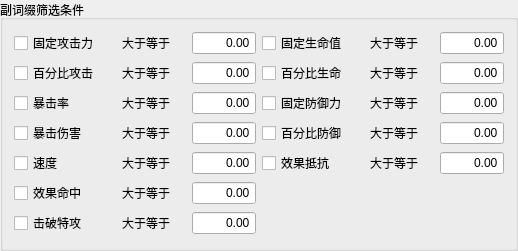
         <widget class="QGroupBox" name="groupBox_SubProFilter">
          <property name="title">
           <string>副词缀筛选条件</string>
          </property>
          <layout class="QHBoxLayout" name="horizontalLayout_17">
           <item>
            <layout class="QVBoxLayout" name="verticalLayout_2">
             <item>
              <layout class="QHBoxLayout" name="horizontalLayout_7">
               <item>
                <widget class="QCheckBox" name="checkBox_SubProAttackValue">
                 <property name="sizePolicy">
                  <sizepolicy hsizetype="Fixed" vsizetype="Fixed">
                   <horstretch>0</horstretch>
                   <verstretch>0</verstretch>
                  </sizepolicy>
                 </property>
                 <property name="minimumSize">
                  <size>
                   <width>102</width>
                   <height>24</height>
                  </size>
                 </property>
                 <property name="maximumSize">
                  <size>
                   <width>102</width>
                   <height>24</height>
                  </size>
                 </property>
                 <property name="text">
                  <string>固定攻击力</string>
                 </property>
                </widget>
               </item>
               <item>
                <widget class="QLabel" name="label_3">
                 <property name="minimumSize">
                  <size>
                   <width>64</width>
                   <height>24</height>
                  </size>
                 </property>
                 <property name="maximumSize">
                  <size>
                   <width>64</width>
                   <height>24</height>
                  </size>
                 </property>
                 <property name="text">
                  <string>大于等于</string>
                 </property>
                </widget>
               </item>
               <item>
                <widget class="QDoubleSpinBox" name="doubleSpinBox_SubProAttackValue">
                 <property name="minimumSize">
                  <size>
                   <width>64</width>
                   <height>24</height>
                  </size>
                 </property>
                 <property name="maximumSize">
                  <size>
                   <width>64</width>
                   <height>24</height>
                  </size>
                 </property>
                 <property name="alignment">
                  <set>Qt::AlignRight|Qt::AlignTrailing|Qt::AlignVCenter</set>
                 </property>
                 <property name="buttonSymbols">
                  <enum>QAbstractSpinBox::NoButtons</enum>
                 </property>
                </widget>
               </item>
              </layout>
             </item>
             <item>
              <layout class="QHBoxLayout" name="horizontalLayout_8">
               <item>
                <widget class="QCheckBox" name="checkBox_SubProAttackPercentage">
                 <property name="sizePolicy">
                  <sizepolicy hsizetype="Fixed" vsizetype="Fixed">
                   <horstretch>0</horstretch>
                   <verstretch>0</verstretch>
                  </sizepolicy>
                 </property>
                 <property name="minimumSize">
                  <size>
                   <width>102</width>
                   <height>24</height>
                  </size>
                 </property>
                 <property name="maximumSize">
                  <size>
                   <width>102</width>
                   <height>24</height>
                  </size>
                 </property>
                 <property name="text">
                  <string>百分比攻击</string>
                 </property>
                </widget>
               </item>
               <item>
                <widget class="QLabel" name="label_4">
                 <property name="minimumSize">
                  <size>
                   <width>64</width>
                   <height>24</height>
                  </size>
                 </property>
                 <property name="maximumSize">
                  <size>
                   <width>64</width>
                   <height>24</height>
                  </size>
                 </property>
                 <property name="text">
                  <string>大于等于</string>
                 </property>
                </widget>
               </item>
               <item>
                <widget class="QDoubleSpinBox" name="doubleSpinBox_SubProAttactPercentage">
                 <property name="sizePolicy">
                  <sizepolicy hsizetype="Fixed" vsizetype="Fixed">
                   <horstretch>0</horstretch>
                   <verstretch>0</verstretch>
                  </sizepolicy>
                 </property>
                 <property name="minimumSize">
                  <size>
                   <width>64</width>
                   <height>24</height>
                  </size>
                 </property>
                 <property name="maximumSize">
                  <size>
                   <width>64</width>
                   <height>24</height>
                  </size>
                 </property>
                 <property name="alignment">
                  <set>Qt::AlignRight|Qt::AlignTrailing|Qt::AlignVCenter</set>
                 </property>
                 <property name="buttonSymbols">
                  <enum>QAbstractSpinBox::NoButtons</enum>
                 </property>
                </widget>
               </item>
              </layout>
             </item>
             <item>
              <layout class="QHBoxLayout" name="horizontalLayout_14">
               <item>
                <widget class="QCheckBox" name="checkBox_SubProCriticalPercentage">
                 <property name="sizePolicy">
                  <sizepolicy hsizetype="Fixed" vsizetype="Fixed">
                   <horstretch>0</horstretch>
                   <verstretch>0</verstretch>
                  </sizepolicy>
                 </property>
                 <property name="minimumSize">
                  <size>
                   <width>102</width>
                   <height>24</height>
                  </size>
                 </property>
                 <property name="maximumSize">
                  <size>
                   <width>102</width>
                   <height>24</height>
                  </size>
                 </property>
                 <property name="text">
                  <string>暴击率</string>
                 </property>
                </widget>
               </item>
               <item>
                <widget class="QLabel" name="label_10">
                 <property name="minimumSize">
                  <size>
                   <width>64</width>
                   <height>24</height>
                  </size>
                 </property>
                 <property name="maximumSize">
                  <size>
                   <width>64</width>
                   <height>24</height>
                  </size>
                 </property>
                 <property name="text">
                  <string>大于等于</string>
                 </property>
                </widget>
               </item>
               <item>
                <widget class="QDoubleSpinBox" name="doubleSpinBox_SubProCriticalPercentage">
                 <property name="sizePolicy">
                  <sizepolicy hsizetype="Fixed" vsizetype="Fixed">
                   <horstretch>0</horstretch>
                   <verstretch>0</verstretch>
                  </sizepolicy>
                 </property>
                 <property name="minimumSize">
                  <size>
                   <width>64</width>
                   <height>24</height>
                  </size>
                 </property>
                 <property name="maximumSize">
                  <size>
                   <width>64</width>
                   <height>24</height>
                  </size>
                 </property>
                 <property name="alignment">
                  <set>Qt::AlignRight|Qt::AlignTrailing|Qt::AlignVCenter</set>
                 </property>
                 <property name="buttonSymbols">
                  <enum>QAbstractSpinBox::NoButtons</enum>
                 </property>
                </widget>
               </item>
              </layout>
             </item>
             <item>
              <layout class="QHBoxLayout" name="horizontalLayout_15">
               <item>
                <widget class="QCheckBox" name="checkBox_SubProCriticialDamage">
                 <property name="sizePolicy">
                  <sizepolicy hsizetype="Fixed" vsizetype="Fixed">
                   <horstretch>0</horstretch>
                   <verstretch>0</verstretch>
                  </sizepolicy>
                 </property>
                 <property name="minimumSize">
                  <size>
                   <width>102</width>
                   <height>24</height>
                  </size>
                 </property>
                 <property name="maximumSize">
                  <size>
                   <width>102</width>
                   <height>24</height>
                  </size>
                 </property>
                 <property name="text">
                  <string>暴击伤害</string>
                 </property>
                </widget>
               </item>
               <item>
                <widget class="QLabel" name="label_11">
                 <property name="minimumSize">
                  <size>
                   <width>64</width>
                   <height>24</height>
                  </size>
                 </property>
                 <property name="maximumSize">
                  <size>
                   <width>64</width>
                   <height>24</height>
                  </size>
                 </property>
                 <property name="text">
                  <string>大于等于</string>
                 </property>
                </widget>
               </item>
               <item>
                <widget class="QDoubleSpinBox" name="doubleSpinBox_SubProCriticalDamage">
                 <property name="sizePolicy">
                  <sizepolicy hsizetype="Fixed" vsizetype="Fixed">
                   <horstretch>0</horstretch>
                   <verstretch>0</verstretch>
                  </sizepolicy>
                 </property>
                 <property name="minimumSize">
                  <size>
                   <width>64</width>
                   <height>24</height>
                  </size>
                 </property>
                 <property name="maximumSize">
                  <size>
                   <width>64</width>
                   <height>24</height>
                  </size>
                 </property>
                 <property name="alignment">
                  <set>Qt::AlignRight|Qt::AlignTrailing|Qt::AlignVCenter</set>
                 </property>
                 <property name="buttonSymbols">
                  <enum>QAbstractSpinBox::NoButtons</enum>
                 </property>
                </widget>
               </item>
              </layout>
             </item>
             <item>
              <layout class="QHBoxLayout" name="horizontalLayout_16">
               <item>
                <widget class="QCheckBox" name="checkBox_SubProSpeed">
                 <property name="sizePolicy">
                  <sizepolicy hsizetype="Fixed" vsizetype="Fixed">
                   <horstretch>0</horstretch>
                   <verstretch>0</verstretch>
                  </sizepolicy>
                 </property>
                 <property name="minimumSize">
                  <size>
                   <width>102</width>
                   <height>24</height>
                  </size>
                 </property>
                 <property name="maximumSize">
                  <size>
                   <width>102</width>
                   <height>24</height>
                  </size>
                 </property>
                 <property name="text">
                  <string>速度</string>
                 </property>
                </widget>
               </item>
               <item>
                <widget class="QLabel" name="label_12">
                 <property name="minimumSize">
                  <size>
                   <width>64</width>
                   <height>24</height>
                  </size>
                 </property>
                 <property name="maximumSize">
                  <size>
                   <width>64</width>
                   <height>24</height>
                  </size>
                 </property>
                 <property name="text">
                  <string>大于等于</string>
                 </property>
                </widget>
               </item>
               <item>
                <widget class="QDoubleSpinBox" name="doubleSpinBox_SubProSpeed">
                 <property name="sizePolicy">
                  <sizepolicy hsizetype="Fixed" vsizetype="Fixed">
                   <horstretch>0</horstretch>
                   <verstretch>0</verstretch>
                  </sizepolicy>
                 </property>
                 <property name="minimumSize">
                  <size>
                   <width>64</width>
                   <height>24</height>
                  </size>
                 </property>
                 <property name="maximumSize">
                  <size>
                   <width>64</width>
                   <height>24</height>
                  </size>
                 </property>
                 <property name="alignment">
                  <set>Qt::AlignRight|Qt::AlignTrailing|Qt::AlignVCenter</set>
                 </property>
                 <property name="buttonSymbols">
                  <enum>QAbstractSpinBox::NoButtons</enum>
                 </property>
                </widget>
               </item>
              </layout>
             </item>
             <item>
              <layout class="QHBoxLayout" name="horizontalLayout_12">
               <item>
                <widget class="QCheckBox" name="checkBox_SubProDebuffAccuracy">
                 <property name="sizePolicy">
                  <sizepolicy hsizetype="Fixed" vsizetype="Fixed">
                   <horstretch>0</horstretch>
                   <verstretch>0</verstretch>
                  </sizepolicy>
                 </property>
                 <property name="minimumSize">
                  <size>
                   <width>102</width>
                   <height>24</height>
                  </size>
                 </property>
                 <property name="maximumSize">
                  <size>
                   <width>102</width>
                   <height>24</height>
                  </size>
                 </property>
                 <property name="text">
                  <string>效果命中</string>
                 </property>
                </widget>
               </item>
               <item>
                <widget class="QLabel" name="label_8">
                 <property name="minimumSize">
                  <size>
                   <width>64</width>
                   <height>24</height>
                  </size>
                 </property>
                 <property name="maximumSize">
                  <size>
                   <width>64</width>
                   <height>24</height>
                  </size>
                 </property>
                 <property name="text">
                  <string>大于等于</string>
                 </property>
                </widget>
               </item>
               <item>
                <widget class="QDoubleSpinBox" name="doubleSpinBox_SubProDebuffAccuracy">
                 <property name="sizePolicy">
                  <sizepolicy hsizetype="Fixed" vsizetype="Fixed">
                   <horstretch>0</horstretch>
                   <verstretch>0</verstretch>
                  </sizepolicy>
                 </property>
                 <property name="minimumSize">
                  <size>
                   <width>64</width>
                   <height>24</height>
                  </size>
                 </property>
                 <property name="maximumSize">
                  <size>
                   <width>64</width>
                   <height>24</height>
                  </size>
                 </property>
                 <property name="alignment">
                  <set>Qt::AlignRight|Qt::AlignTrailing|Qt::AlignVCenter</set>
                 </property>
                 <property name="buttonSymbols">
                  <enum>QAbstractSpinBox::NoButtons</enum>
                 </property>
                </widget>
               </item>
              </layout>
             </item>
             <item>
              <layout class="QHBoxLayout" name="horizontalLayout_13">
               <item>
                <widget class="QCheckBox" name="checkBox_SubProBreakDamage">
                 <property name="sizePolicy">
                  <sizepolicy hsizetype="Fixed" vsizetype="Fixed">
                   <horstretch>0</horstretch>
                   <verstretch>0</verstretch>
                  </sizepolicy>
                 </property>
                 <property name="minimumSize">
                  <size>
                   <width>102</width>
                   <height>24</height>
                  </size>
                 </property>
                 <property name="maximumSize">
                  <size>
                   <width>102</width>
                   <height>24</height>
                  </size>
                 </property>
                 <property name="text">
                  <string>击破特攻</string>
                 </property>
                </widget>
               </item>
               <item>
                <widget class="QLabel" name="label_9">
                 <property name="minimumSize">
                  <size>
                   <width>64</width>
                   <height>24</height>
                  </size>
                 </property>
                 <property name="maximumSize">
                  <size>
                   <width>64</width>
                   <height>24</height>
                  </size>
                 </property>
                 <property name="text">
                  <string>大于等于</string>
                 </property>
                </widget>
               </item>
               <item>
                <widget class="QDoubleSpinBox" name="doubleSpinBox_SubProBreakDamage">
                 <property name="sizePolicy">
                  <sizepolicy hsizetype="Fixed" vsizetype="Fixed">
                   <horstretch>0</horstretch>
                   <verstretch>0</verstretch>
                  </sizepolicy>
                 </property>
                 <property name="minimumSize">
                  <size>
                   <width>64</width>
                   <height>24</height>
                  </size>
                 </property>
                 <property name="maximumSize">
                  <size>
                   <width>64</width>
                   <height>24</height>
                  </size>
                 </property>
                 <property name="alignment">
                  <set>Qt::AlignRight|Qt::AlignTrailing|Qt::AlignVCenter</set>
                 </property>
                 <property name="buttonSymbols">
                  <enum>QAbstractSpinBox::NoButtons</enum>
                 </property>
                </widget>
               </item>
              </layout>
             </item>
            </layout>
           </item>
           <item>
            <layout class="QVBoxLayout" name="verticalLayout_3">
             <item>
              <layout class="QHBoxLayout" name="horizontalLayout_5">
               <item>
                <widget class="QCheckBox" name="checkBox_SubProHPValue">
                 <property name="sizePolicy">
                  <sizepolicy hsizetype="Fixed" vsizetype="Fixed">
                   <horstretch>0</horstretch>
                   <verstretch>0</verstretch>
                  </sizepolicy>
                 </property>
                 <property name="minimumSize">
                  <size>
                   <width>102</width>
                   <height>24</height>
                  </size>
                 </property>
                 <property name="maximumSize">
                  <size>
                   <width>102</width>
                   <height>24</height>
                  </size>
                 </property>
                 <property name="text">
                  <string>固定生命值</string>
                 </property>
                </widget>
               </item>
               <item>
                <widget class="QLabel" name="label">
                 <property name="minimumSize">
                  <size>
                   <width>64</width>
                   <height>24</height>
                  </size>
                 </property>
                 <property name="maximumSize">
                  <size>
                   <width>64</width>
                   <height>24</height>
                  </size>
                 </property>
                 <property name="text">
                  <string>大于等于</string>
                 </property>
                </widget>
               </item>
               <item>
                <widget class="QDoubleSpinBox" name="doubleSpinBox_SubProHPValue">
                 <property name="minimumSize">
                  <size>
                   <width>64</width>
                   <height>24</height>
                  </size>
                 </property>
                 <property name="maximumSize">
                  <size>
                   <width>64</width>
                   <height>24</height>
                  </size>
                 </property>
                 <property name="alignment">
                  <set>Qt::AlignRight|Qt::AlignTrailing|Qt::AlignVCenter</set>
                 </property>
                 <property name="buttonSymbols">
                  <enum>QAbstractSpinBox::NoButtons</enum>
                 </property>
                </widget>
               </item>
              </layout>
             </item>
             <item>
              <layout class="QHBoxLayout" name="horizontalLayout_6">
               <item>
                <widget class="QCheckBox" name="checkBox_SubProHPPercentage">
                 <property name="sizePolicy">
                  <sizepolicy hsizetype="Fixed" vsizetype="Fixed">
                   <horstretch>0</horstretch>
                   <verstretch>0</verstretch>
                  </sizepolicy>
                 </property>
                 <property name="minimumSize">
                  <size>
                   <width>102</width>
                   <height>24</height>
                  </size>
                 </property>
                 <property name="maximumSize">
                  <size>
                   <width>102</width>
                   <height>24</height>
                  </size>
                 </property>
                 <property name="text">
                  <string>百分比生命</string>
                 </property>
                </widget>
               </item>
               <item>
                <widget class="QLabel" name="label_2">
                 <property name="minimumSize">
                  <size>
                   <width>64</width>
                   <height>24</height>
                  </size>
                 </property>
                 <property name="maximumSize">
                  <size>
                   <width>64</width>
                   <height>24</height>
                  </size>
                 </property>
                 <property name="text">
                  <string>大于等于</string>
                 </property>
                </widget>
               </item>
               <item>
                <widget class="QDoubleSpinBox" name="doubleSpinBox_SubProHPPercentage">
                 <property name="sizePolicy">
                  <sizepolicy hsizetype="Fixed" vsizetype="Fixed">
                   <horstretch>0</horstretch>
                   <verstretch>0</verstretch>
                  </sizepolicy>
                 </property>
                 <property name="minimumSize">
                  <size>
                   <width>64</width>
                   <height>24</height>
                  </size>
                 </property>
                 <property name="maximumSize">
                  <size>
                   <width>64</width>
                   <height>24</height>
                  </size>
                 </property>
                 <property name="alignment">
                  <set>Qt::AlignRight|Qt::AlignTrailing|Qt::AlignVCenter</set>
                 </property>
                 <property name="buttonSymbols">
                  <enum>QAbstractSpinBox::NoButtons</enum>
                 </property>
                </widget>
               </item>
              </layout>
             </item>
             <item>
              <layout class="QHBoxLayout" name="horizontalLayout_9">
               <item>
                <widget class="QCheckBox" name="checkBox_SubProDefenceValue">
                 <property name="sizePolicy">
                  <sizepolicy hsizetype="Fixed" vsizetype="Fixed">
                   <horstretch>0</horstretch>
                   <verstretch>0</verstretch>
                  </sizepolicy>
                 </property>
                 <property name="minimumSize">
                  <size>
                   <width>102</width>
                   <height>24</height>
                  </size>
                 </property>
                 <property name="maximumSize">
                  <size>
                   <width>102</width>
                   <height>24</height>
                  </size>
                 </property>
                 <property name="text">
                  <string>固定防御力</string>
                 </property>
                </widget>
               </item>
               <item>
                <widget class="QLabel" name="label_5">
                 <property name="minimumSize">
                  <size>
                   <width>64</width>
                   <height>24</height>
                  </size>
                 </property>
                 <property name="maximumSize">
                  <size>
                   <width>64</width>
                   <height>24</height>
                  </size>
                 </property>
                 <property name="text">
                  <string>大于等于</string>
                 </property>
                </widget>
               </item>
               <item>
                <widget class="QDoubleSpinBox" name="doubleSpinBox_SubProDefenceValue">
                 <property name="minimumSize">
                  <size>
                   <width>64</width>
                   <height>24</height>
                  </size>
                 </property>
                 <property name="maximumSize">
                  <size>
                   <width>64</width>
                   <height>24</height>
                  </size>
                 </property>
                 <property name="alignment">
                  <set>Qt::AlignRight|Qt::AlignTrailing|Qt::AlignVCenter</set>
                 </property>
                 <property name="buttonSymbols">
                  <enum>QAbstractSpinBox::NoButtons</enum>
                 </property>
                </widget>
               </item>
              </layout>
             </item>
             <item>
              <layout class="QHBoxLayout" name="horizontalLayout_10">
               <item>
                <widget class="QCheckBox" name="checkBox_SubProDefencePercentage">
                 <property name="sizePolicy">
                  <sizepolicy hsizetype="Fixed" vsizetype="Fixed">
                   <horstretch>0</horstretch>
                   <verstretch>0</verstretch>
                  </sizepolicy>
                 </property>
                 <property name="minimumSize">
                  <size>
                   <width>102</width>
                   <height>24</height>
                  </size>
                 </property>
                 <property name="maximumSize">
                  <size>
                   <width>102</width>
                   <height>24</height>
                  </size>
                 </property>
                 <property name="text">
                  <string>百分比防御</string>
                 </property>
                </widget>
               </item>
               <item>
                <widget class="QLabel" name="label_6">
                 <property name="minimumSize">
                  <size>
                   <width>64</width>
                   <height>24</height>
                  </size>
                 </property>
                 <property name="maximumSize">
                  <size>
                   <width>64</width>
                   <height>24</height>
                  </size>
                 </property>
                 <property name="text">
                  <string>大于等于</string>
                 </property>
                </widget>
               </item>
               <item>
                <widget class="QDoubleSpinBox" name="doubleSpinBox_SubProDefencePercentage">
                 <property name="sizePolicy">
                  <sizepolicy hsizetype="Fixed" vsizetype="Fixed">
                   <horstretch>0</horstretch>
                   <verstretch>0</verstretch>
                  </sizepolicy>
                 </property>
                 <property name="minimumSize">
                  <size>
                   <width>64</width>
                   <height>24</height>
                  </size>
                 </property>
                 <property name="maximumSize">
                  <size>
                   <width>64</width>
                   <height>24</height>
                  </size>
                 </property>
                 <property name="alignment">
                  <set>Qt::AlignRight|Qt::AlignTrailing|Qt::AlignVCenter</set>
                 </property>
                 <property name="buttonSymbols">
                  <enum>QAbstractSpinBox::NoButtons</enum>
                 </property>
                </widget>
               </item>
              </layout>
             </item>
             <item>
              <layout class="QHBoxLayout" name="horizontalLayout_11">
               <item>
                <widget class="QCheckBox" name="checkBox_SubProDebuffDefence">
                 <property name="sizePolicy">
                  <sizepolicy hsizetype="Fixed" vsizetype="Fixed">
                   <horstretch>0</horstretch>
                   <verstretch>0</verstretch>
                  </sizepolicy>
                 </property>
                 <property name="minimumSize">
                  <size>
                   <width>102</width>
                   <height>24</height>
                  </size>
                 </property>
                 <property name="maximumSize">
                  <size>
                   <width>102</width>
                   <height>24</height>
                  </size>
                 </property>
                 <property name="text">
                  <string>效果抵抗</string>
                 </property>
                </widget>
               </item>
               <item>
                <widget class="QLabel" name="label_7">
                 <property name="minimumSize">
                  <size>
                   <width>64</width>
                   <height>24</height>
                  </size>
                 </property>
                 <property name="maximumSize">
                  <size>
                   <width>64</width>
                   <height>24</height>
                  </size>
                 </property>
                 <property name="text">
                  <string>大于等于</string>
                 </property>
                </widget>
               </item>
               <item>
                <widget class="QDoubleSpinBox" name="doubleSpinBox_SubProDebuffDefence">
                 <property name="sizePolicy">
                  <sizepolicy hsizetype="Fixed" vsizetype="Fixed">
                   <horstretch>0</horstretch>
                   <verstretch>0</verstretch>
                  </sizepolicy>
                 </property>
                 <property name="minimumSize">
                  <size>
                   <width>64</width>
                   <height>24</height>
                  </size>
                 </property>
                 <property name="maximumSize">
                  <size>
                   <width>64</width>
                   <height>24</height>
                  </size>
                 </property>
                 <property name="alignment">
                  <set>Qt::AlignRight|Qt::AlignTrailing|Qt::AlignVCenter</set>
                 </property>
                 <property name="buttonSymbols">
                  <enum>QAbstractSpinBox::NoButtons</enum>
                 </property>
                </widget>
               </item>
              </layout>
             </item>
             <item>
              <widget class="QWidget" name="widget" native="true">
               <property name="sizePolicy">
                <sizepolicy hsizetype="Expanding" vsizetype="Fixed">
                 <horstretch>0</horstretch>
                 <verstretch>0</verstretch>
                </sizepolicy>
               </property>
               <property name="minimumSize">
                <size>
                 <width>0</width>
                 <height>56</height>
                </size>
               </property>
               <property name="maximumSize">
                <size>
                 <width>16777215</width>
                 <height>56</height>
                </size>
               </property>
              </widget>
             </item>
            </layout>
           </item>
          </layout>
         </widget>
